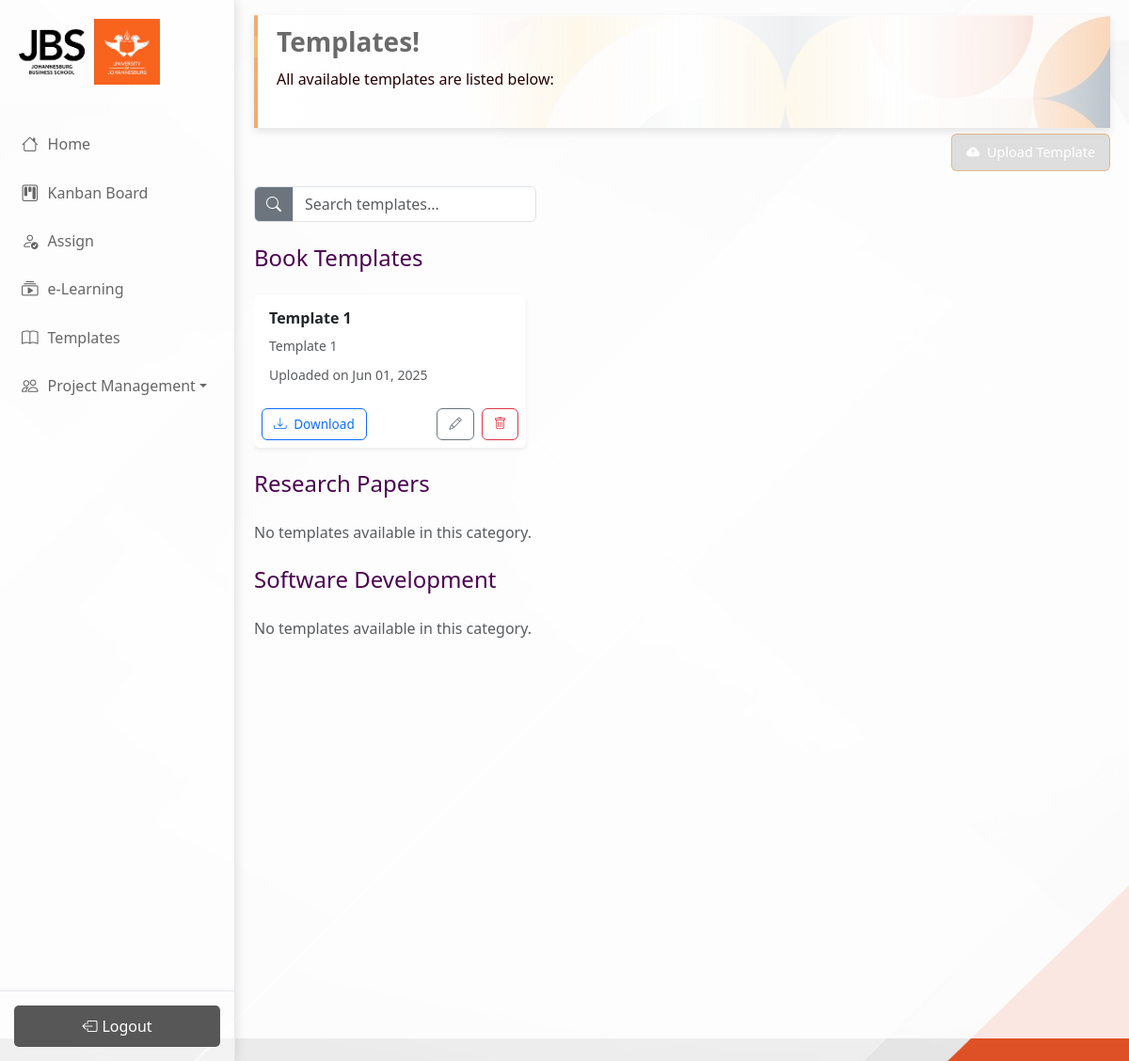
Screenshot of /manager/manager_templates/ (signed in) with the database file from the repository.
### manager/models.py (models this page shows, shortened)
class Template(models.Model):
    CATEGORY_CHOICES = [
        ('Book', 'Book Templates'),
        ('Research', 'Research Papers'),
        ('Software', 'Software Development'),
    ]
    title = models.CharField(max_length=100)
    description = models.TextField()
    category = models.CharField(max_length=50, choices=CATEGORY_CHOICES)
    file = models.FileField(upload_to='templates/')
    uploaded_by = models.ForeignKey(settings.AUTH_USER_MODEL, on_delete=models.CASCADE, related_name='uploaded_templates', null=True, blank=True)
    created_at = models.DateTimeField(auto_now_add=True)

### manager/views.py (the view, shortened to what this page needs)
# urls.py: path('manager_templates/', views.templates_page, name='manager_templates'),
@login_required
def templates_page(request):
    search_query = request.GET.get('search', '').strip()
    book_templates = Template.objects.filter(category='Book')
    research_templates = Template.objects.filter(category='Research')
    software_templates = Template.objects.filter(category='Software')
    categories = {
        'Book Templates': book_templates,
        'Research Papers': research_templates,
        'Software Development': software_templates,
    }
    return render(request, 'manager/manager_templates.html', {
        'template_categories': categories,
        'search_query': search_query
    })

### templates/manager/manager_templates.html (shortened to what this page needs)
{% extends 'manager/home.html' %}
{% load static %}
{% block content %}
<link rel="stylesheet" href="{% static 'css/templates.css' %}">
<div class="welcome-box">
    <h3>Templates!</h3>
    <p>All available templates are listed below:</p>
</div>
{% if user.role == 'manager' %}
<div class="text-end mb-3">
    <button class="btn btn-primary" data-bs-toggle="modal" data-bs-target="#uploadTemplateModal">
        <i class="bi bi-cloud-arrow-up-fill me-1"></i> Upload Template
    </button>
</div>
{% endif %}
<div class="scrollable-content">
    <div class="d-flex justify-content-between align-items-center mb-4">
        <form method="get" action="{% url 'manager_templates' %}" class="d-flex w-100 gap-2">
            <div class="input-group" style="max-width: 300px;">
                <span class="input-group-text bg-secondary text-white"><i class="bi bi-search"></i></span>
                <input type="text" name="search" class="form-control" placeholder="Search templates..." value="{{ search_query }}">
            </div>
        </form>
    </div>
    {% for category, templates in template_categories.items %}
        <div class="mb-4">
            <h4 class="category-title">{{ category }}</h4>
            {% if templates %}
                <div class="row row-cols-1 row-cols-sm-2 row-cols-md-3 g-3">
                    {% for template in templates %}
                        <div class="col">
                            <div class="card h-100 shadow-sm border-0" style="background-color: #ffffffeb;">
                                <div class="card-body p-3">
                                    <h6 class="card-title fw-bold text-purple">{{ template.title }}</h6>
                                    <p class="card-text text-muted small mb-2">{{ template.description }}</p>
                                    <p class="card-text">
                                        <small class="text-muted">Uploaded on {{ template.created_at|date:"M d, Y" }}</small>
                                    </p>
                                </div>
                                <div class="card-footer bg-transparent border-0 d-flex justify-content-between align-items-center p-2">
                                    <a href="{{ template.file.url }}" class="btn btn-sm btn-outline-primary" download>
                                        <i class="bi bi-download me-1"></i> Download
                                    </a>
                                    <div class="d-flex gap-2">
                                        <a href="{% url 'edit_template' template.pk %}" class="btn btn-sm btn-outline-secondary">
                                            <i class="bi bi-pencil"></i>
                                        </a>
                                        <a href="{% url 'delete_template' template.pk %}" class="btn btn-sm btn-outline-danger"
                                           onclick="return confirm('Are you sure you want to delete this template?')">
                                            <i class="bi bi-trash"></i>
                                        </a>
                                    </div>
                                </div>
                            </div>
                        </div>
                    {% endfor %}
                </div>
            {% else %}
                <p class="text-muted">No templates available in this category.</p>
            {% endif %}
        </div>
    {% endfor %}
</div>
{% endblock %}

### static/css/style.css (style rules this page uses)
:root { --primary: #F26522; --primary-light: #34495e; --primary-dark: #1a252f; --secondary: #e4963c82; --secondary-light: #F26522; --secondary-dark: #F26522; --accent: #e74c3c; --success: #27ae60; --warning: #f39c12; --info: #F26522; --light: #ecf0f1; --dark: #2c3e50; --sidebar-bg: #ffffff84; --sidebar-text: #676666; --sidebar-hover: #F26522; --sidebar-active: #ffffff60; --sidebar-border: #e5e7eb; --text-primary: #2c3e50; --text-secondary: #7f8c8d; }
body { background-image: var(--background-url); background-size: cover; background-repeat: no-repeat; background-position: center center; font-family: 'Segoe UI', Tahoma, Geneva, Verdana, sans-serif; color: var(--text-primary); }
.welcome-box { background-image: linear-gradient(to right, rgba(255, 255, 255, 0.968), rgba(118, 89, 117, 0.815), rgb(153, 149, 154), rgba(115, 112, 115, 0.858), rgb(71, 0, 89)), var(--background-welcome); box-shadow: 0 2px 10px rgba(0, 0, 0, 0.05); padding: 10px; margin-bottom: 6px; margin-top: 20px; height: 189px; display: flex; flex-direction: column; justify-content: center; align-items: flex-start; text-align: left; border-left: 4px solid var(--secondary); }
.welcome-box h3 { color: rgb(74, 0, 76); font-weight: 700; margin-bottom: 10px; }
.welcome-box p { color: rgb(35, 1, 1); margin-bottom: 20px; }
button, .btn { font-size: 0.9rem !important; padding: 8px 15px !important; border-radius: 6px !important; font-weight: 500 !important; transition: all 0.2s ease !important; }
.btn-primary { background-color: rgba(128, 128, 128, 0.249); border-color: var(--secondary) !important; }
.btn-sm { padding: 6px 12px !important; font-size: 0.85rem !important; }
.welcome-box { padding: 20px; box-shadow: 0 4px 8px rgba(0, 0, 0, 0.1); }

### static/css/templates.css (style rules this page uses)
:root { --primary: #F26522; --primary-light: #34495e; --primary-dark: #1a252f; --secondary: #e4963c82; --secondary-light: #F26522; --secondary-dark: #F26522; --accent: #e74c3c; --success: #27ae60; --warning: #f39c12; --info: #F26522; --light: #ecf0f1; --dark: #2c3e50; --sidebar-bg: #ffffff84; --sidebar-text: #676666; --sidebar-hover: #F26522; --sidebar-active: #ffffff60; --sidebar-border: #e5e7eb; --text-primary: #2c3e50; --text-secondary: #7f8c8d; }
:root { --orange: #F26522; --purple: rgb(75, 3, 81); --light-orange: #F26522; --light-purple: rgb(75, 3, 81); --white: #FFFFFF; --light-gray: #F5F5F5; }
* { margin: 0; padding: 0; box-sizing: border-box; font-family: 'Segoe UI', Tahoma, Geneva, Verdana, sans-serif; }
.category-title { color: var(--purple); padding-bottom: 10px; margin-bottom: 15px; font-size: 1.5rem; }
body { background-image: url(./images/2.png); color: var(--text-primary); font-family: 'Segoe UI', Tahoma, Geneva, Verdana, sans-serif; overflow-y: hidden; }
.welcome-box { background-image: linear-gradient(to right, rgb(255, 255, 255), rgb(254, 254, 254), rgb(254, 254, 254), rgba(254, 254, 254, 0.92), rgb(254, 254, 254), rgba(254, 254, 254, 0.92), rgb(254, 254, 254), rgba(254, 254, 254, 0.92), rgba(254, 254, 254, 0.692)), url('./images/freepik__upload__83338.png'); box-shadow: 0 2px 10px rgba(0, 0, 0, 0.05); padding: 10px; margin-bottom: 6px; margin-top: 20px; height: 120px; display: flex; flex-direction: column; justify-content: center; align-items: flex-start; text-align: left; border-left: 4px solid var(--secondary); }
.welcome-box h3 { color: rgb(107, 106, 107); font-weight: 700; margin-bottom: 10px; }
.welcome-box p { color: rgb(35, 1, 1); margin-bottom: 20px; }
button, .btn { font-size: 0.9rem !important; padding: 8px 15px !important; border-radius: 6px !important; font-weight: 500 !important; transition: all 0.2s ease !important; }
.btn-primary { background-color: rgba(128, 128, 128, 0.249); border-color: var(--secondary) !important; }
.btn-sm { padding: 6px 12px !important; font-size: 0.85rem !important; }
.welcome-box { padding: 20px; box-shadow: 0 4px 8px rgba(0, 0, 0, 0.1); }
.scrollable-content { height: calc(100vh - 200px); overflow-y: auto; padding-right: 10px; }

### rows the page displays
Template: title "Template 1", description "Template 1", created_at "Jun 01, 2025"

### other values shown
{{ category }} "Book Templates" "Research Papers" "Software Development"
